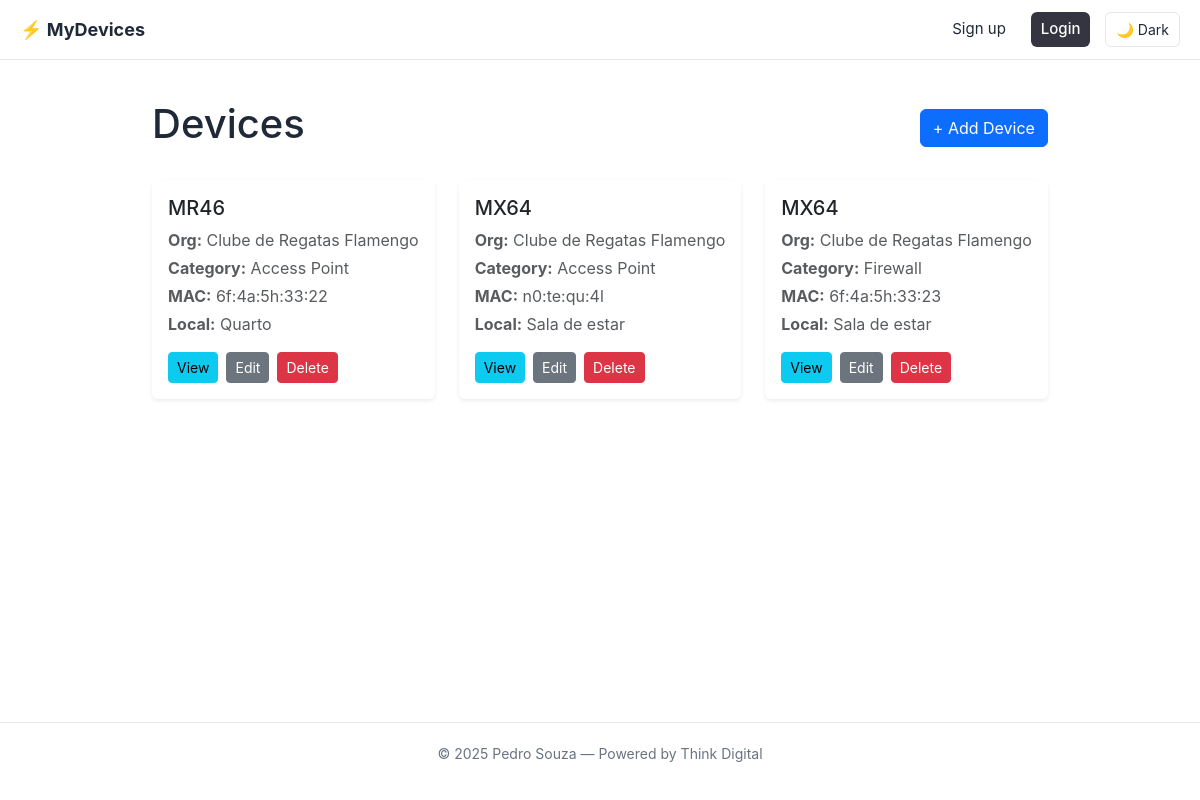
The app's page /devices/, older data.
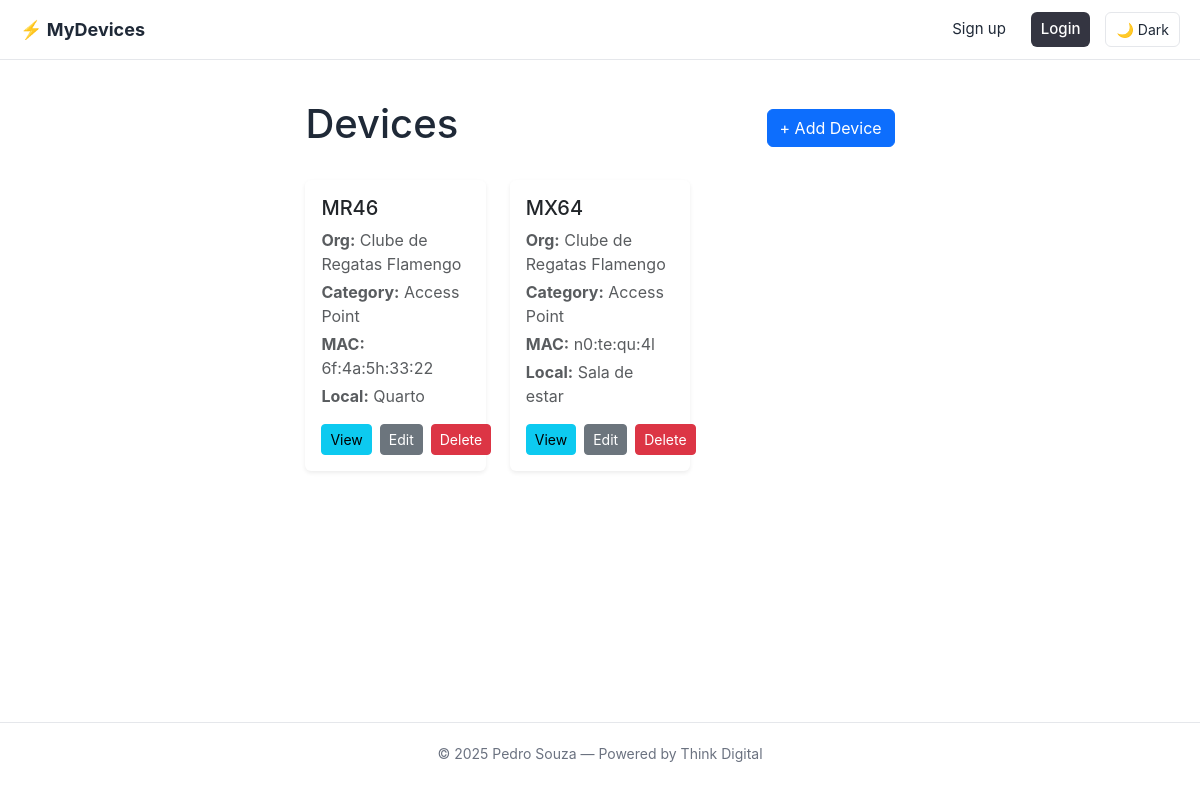
The same page, newer data.
### devices_monitor/models.py (models this page shows, shortened)
class Device(models.Model):
    id = models.AutoField(primary_key=True)
    product = models.ForeignKey(Product, on_delete=models.PROTECT, related_name='device_product')
    organization = models.ForeignKey(Organization, on_delete=models.PROTECT, related_name='device_org')
    category = models.ForeignKey(Category, on_delete=models.PROTECT, related_name='device_category')
    serial = models.CharField(max_length=100, null=True, unique=True)
    mac_address = models.CharField(max_length=100, null=True, unique=True)
    local = models.CharField(max_length=100, null=True)
    admin = models.CharField(max_length=100, null=True)
    activation_flag = models.BooleanField(null=True)
    license = models.CharField(null=True, unique=True, max_length=100)
    days_until_expiration = models.IntegerField(blank=True, null=True)

class Product(models.Model):
    id = models.AutoField(primary_key=True)
    name = models.CharField(max_length=100)
    category = models.ForeignKey(Category, on_delete=models.PROTECT, related_name='product_category')
    brand = models.ForeignKey(Brand, on_delete=models.PROTECT, related_name='product_brand')
    quantity = models.IntegerField(blank=True, null=True)

class Organization(models.Model):
    id = models.AutoField(primary_key=True)
    name = models.CharField(max_length=100)
    meraki_id = models.IntegerField(blank=True, null=True)
    address = models.CharField(max_length=200)
    cnpj = models.CharField(max_length=14, unique=True, default='Vazio')
    account_manager = models.CharField(max_length=100, null=True)
    activation_flag = models.BooleanField(null=True)
    zoox_flag = models.BooleanField(null=True)
    propz_flag = models.BooleanField(null=True)
    iatec_flag = models.BooleanField(null=True)
    status_report_flag = models.BooleanField(null=True)

class Category(models.Model):
    id = models.AutoField(primary_key=True)
    name = models.CharField(max_length=100)

### devices_monitor/views.py (the view)
# urls.py: path("devices/", DeviceListView.as_view(), name="device_list"),
class DeviceListView(ListView):
    model = Device
    template_name = "devices/device_list.html"
    context_object_name = "devices"

### devices_monitor/templates/devices/device_list.html
{% extends "base.html" %}
{% block content %}
<div class="d-flex justify-content-between align-items-center mb-4">
  <h1 class="page-title">Devices</h1>
  <a href="{% url 'device_form' %}" class="btn btn-primary">+ Add Device</a>
</div>
{% if devices %}
  <div class="row g-4">
    {% for device in devices %}
      <div class="col-md-4 col-sm-6">
        <div class="card shadow-sm h-100 border-0">
          <div class="card-body d-flex flex-column">
            <h5 class="card-title mb-2">{{ device.product.name }}</h5>
            <p class="text-muted mb-1"><strong>Org:</strong> {{ device.organization.name }}</p>
            <p class="text-muted mb-1"><strong>Category:</strong> {{ device.category.name }}</p>
            <p class="text-muted mb-1"><strong>MAC:</strong> {{ device.mac_address }}</p>
            <p class="text-muted mb-3"><strong>Local:</strong> {{ device.local|default:"N/A" }}</p>
            <div class="mt-auto d-flex gap-2">
              <a href="{% url 'device_detail' device.id %}" class="btn btn-sm btn-info">View</a>
              <a href="{% url 'device_update' device.id %}" class="btn btn-sm btn-secondary">Edit</a>
              <a href="{% url 'device_delete' device.id %}"
                 class="btn btn-sm btn-danger"
                 onclick="return confirm('Are you sure you want to delete this device?');">
                Delete
              </a>
            </div>
          </div>
        </div>
      </div>
    {% endfor %}
  </div>
{% else %}
  <div class="text-center text-muted mt-5">
    <p>No devices found.</p>
  </div>
{% endif %}
{% endblock %}

Row changes from the older to the newer data that the page shows:
removed Device: product.name "MX64", organization.name "Clube de Regatas Flamengo", category.name "Firewall", mac_address "6f:4a:5h:33:23", local "Sala de estar"
